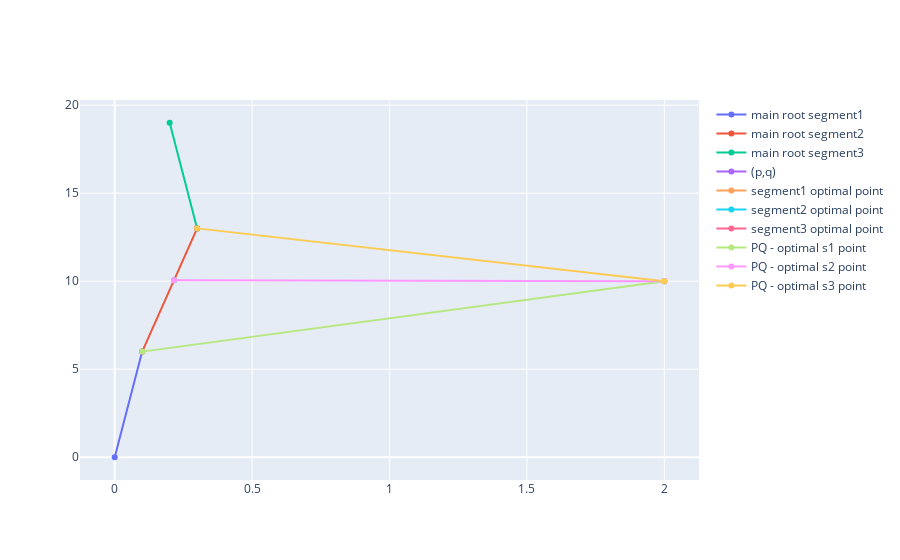

Notebook code for this chart:
### Code cell
pt1 = [0, 0.1]
pt2 = [0, 6]

pt3 = [0.1, 0.3]
pt4 = [6, 13]

pt5 = [0.3, 0.2]
pt6 = [13, 19]
p_pt = 2
q_pt = 10
G = 0
alpha = 1
Droot = 10

s1_t = find_best_cost(alpha, G, Droot, pt1[0], pt2[0], pt1[1], pt2[1], p_pt, q_pt)[1]
s1_opt = get_xy_coords(s1_t, pt1[0], pt2[0], pt1[1], pt2[1])

s2_t = find_best_cost(alpha, G, Droot, pt1[1], pt2[1], pt3[1], pt4[1], p_pt, q_pt)[1]
s2_opt = get_xy_coords(s2_t, pt1[1], pt2[1], pt3[1], pt4[1])

s3_t = find_best_cost(alpha, G, Droot, pt3[1], pt4[1], pt5[1], pt6[1], p_pt, q_pt)[1]
s3_opt = get_xy_coords(s3_t, pt3[1], pt4[1], pt5[1], pt6[1])

segment1 = go.Scatter(x=pt1, y=pt2, name="main root segment1")
segment2 = go.Scatter(x=pt3, y=pt4, name="main root segment2")
segment3 = go.Scatter(x=pt5, y=pt6, name="main root segment3")

pq = go.Scatter(x = [p_pt], y= [q_pt], name="(p,q)")

s1_pt = go.Scatter(x = [s1_opt[0]], y = [s1_opt[1]], name = "segment1 optimal point")
s2_pt = go.Scatter(x = [s2_opt[0]], y = [s2_opt[1]], name = "segment2 optimal point")
s3_pt = go.Scatter(x = [s3_opt[0]], y = [s3_opt[1]], name = "segment3 optimal point")

s1_pq_x = [s1_opt[0], p_pt]
s1_pq_y = [s1_opt[1], q_pt]

s1_pq = go.Scatter(x=s1_pq_x, y=s1_pq_y, name="PQ - optimal s1 point")

s2_pq_x = [s2_opt[0], p_pt]
s2_pq_y = [s2_opt[1], q_pt]

s2_pq = go.Scatter(x=s2_pq_x, y=s2_pq_y, name="PQ - optimal s2 point")


s3_pq_x = [s3_opt[0], p_pt]
s3_pq_y = [s3_opt[1], q_pt]

s3_pq = go.Scatter(x=s3_pq_x, y=s3_pq_y, name="PQ - optimal s3 point")

example_fig = go.Figure()
example_fig.add_trace(segment1)
example_fig.add_trace(segment2)
example_fig.add_trace(segment3)
example_fig.add_trace(pq)
example_fig.add_trace(s1_pt)
example_fig.add_trace(s2_pt)
example_fig.add_trace(s3_pt)
example_fig.add_trace(s1_pq)
example_fig.add_trace(s2_pq)
example_fig.add_trace(s3_pq)
# find_best_cost(alpha, G, Droot, pt1[0], pt2[0], pt1[1], pt2[1], p_pt, q_pt, example_fig)
#three_line_segments(alpha, G, Droot, pt1[0], pt2[0], pt1[1], pt2[1], pt3[1], pt4[1], pt5[1], pt6[1], p_pt, q_pt)
example_fig.show()

### Figure 1 — Plotly figure (JSON) as saved in the notebook; plotly's stock layout.template omitted (floating-point values rounded to 4 significant figures)
{"data": [{"name": "main root segment1", "type": "scatter", "x": [0, 0.1], "y": [0, 6]}, {"name": "main root segment2", "type": "scatter", "x": [0.1, 0.3], "y": [6, 13]}, {"name": "main root segment3", "type": "scatter", "x": [0.3, 0.2], "y": [13, 19]}, {"name": "(p,q)", "type": "scatter", "x": [2], "y": [10]}, {"name": "segment1 optimal point", "type": "scatter", "x": [0.1], "y": [6]}, {"name": "segment2 optimal point", "type": "scatter", "x": [0.216], "y": [10.06]}, {"name": "segment3 optimal point", "type": "scatter", "x": [0.3], "y": [13]}, {"name": "PQ - optimal s1 point", "type": "scatter", "x": [0.1, 2], "y": [6, 10]}, {"name": "PQ - optimal s2 point", "type": "scatter", "x": [0.216, 2], "y": [10.06, 10]}, {"name": "PQ - optimal s3 point", "type": "scatter", "x": [0.3, 2], "y": [13, 10]}], "layout": {"autosize": true, "xaxis": {"autorange": true, "range": [-0.121, 2.121], "type": "linear"}, "yaxis": {"autorange": true, "range": [-1.568, 20.57], "type": "linear"}}}
